Frame 1 (no input): blank canvas, image omitted
Frame 60 (the mouse pressed at the canvas centre just before this capture): blank canvas, image omitted
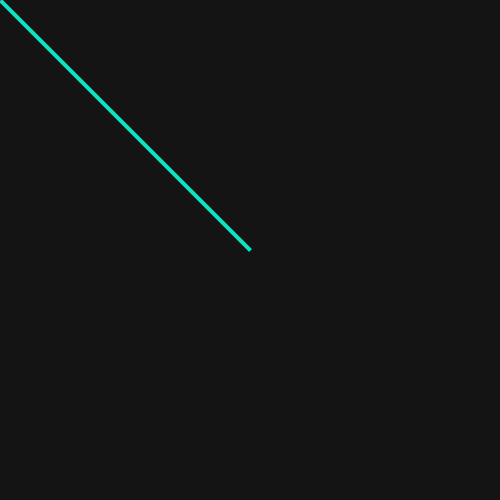
Frame 120 (the mouse held since frame 60 and released just before this capture)

The Processing sketch whose frames 1 and 60 were blank and that drew this single picture after the mouse press (run headless with seeded random() and noise(); from frame 60 on, the mouse is pressed at the canvas centre):

// Processing sketch: processing_168135
// ── processing_168135.pde

void setup(){
  size(500, 500);
  background(20);
  frameRate(150);
}
  
void draw(){
 //float r = random(6,30);
 if (mousePressed){
 stroke(27, 219, 195);
 strokeWeight(4);
strokeCap(ELLIPSE);
  line(mouseX,mouseY,pmouseX,pmouseY);    // line vs ellipse?
  noStroke();
  fill(255,255,255);  
  } else {
    stroke(20);
    strokeWeight(9);
  }
  line(mouseX, mouseY, pmouseX, pmouseY);
}
